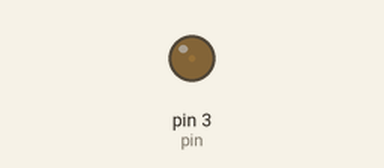
The sketch below on a simulated Arduino Uno, built with avr-gcc and run on an emulated ATmega328P. On the bench: output pins drawn as LEDs (lit = HIGH).

Above: at 0.05 s.
At 0.95 s:
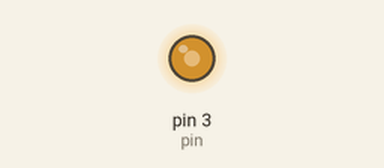
At 1.4 s:
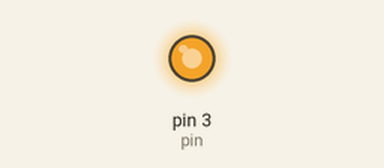
At 2.75 s:
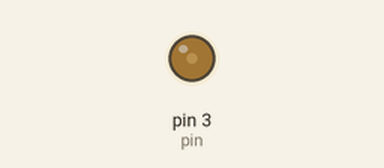
Timing chart, 0 to 7.0 s (numbered marks = the images above):
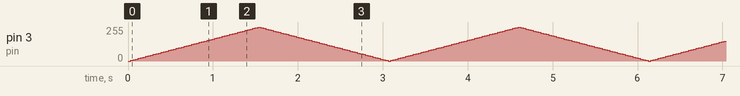

The sketch:

Project_2.ino
```cpp
int pin = 3;
int brightness = 0;
int increment = 5;

void setup() {
  pinMode(pin, OUTPUT);
}

void loop() {
  analogWrite(pin, brightness);
  brightness += increment;

  if (brightness == 0 || brightness == 255) {
    increment = -increment;
  }

  delay(30);
}
```
